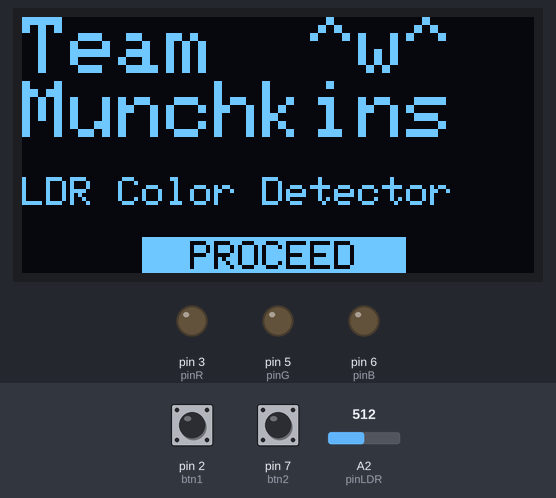
Bench run of a sketch on a simulated Arduino Uno, built with avr-gcc and run on an emulated ATmega328P. Shown: 128×64 one-colour display, output pins drawn as LEDs (lit = HIGH). The test bench sets the inputs (shaded band); at power-on: pin 2 (btn1) HIGH, pin 7 (btn2) HIGH, A2 (pinLDR) = 512.

Above: at 1.2 s.
1.3 s: pin 2 (btn1) pulled LOW for 1 s
At 2.7 s:
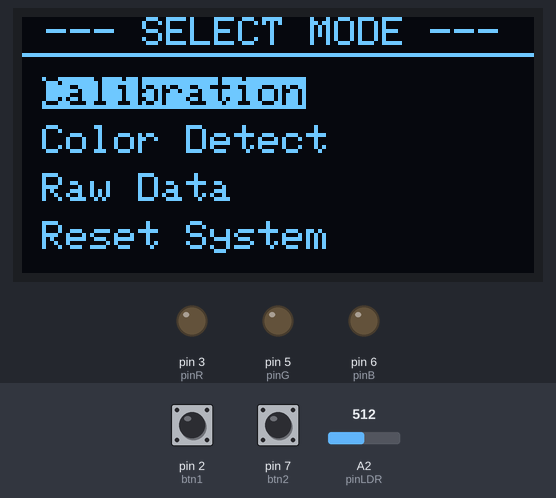
3.8 s: pin 7 (btn2) pulled LOW for 0.15 s
At 5.1 s:
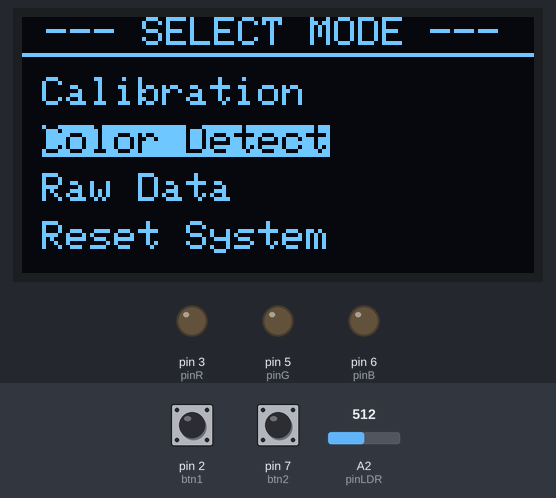
5.5 s: pin 2 (btn1) pulled LOW for 3.2 s
At 9.25 s:
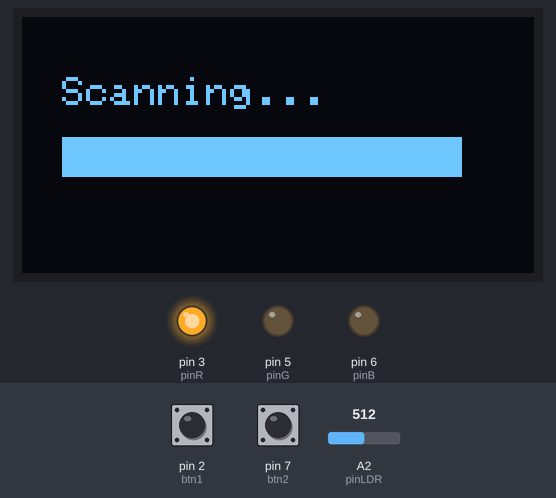
9.3 s: pin 7 (btn2) pulled LOW for 3.2 s
At 13.4 s:
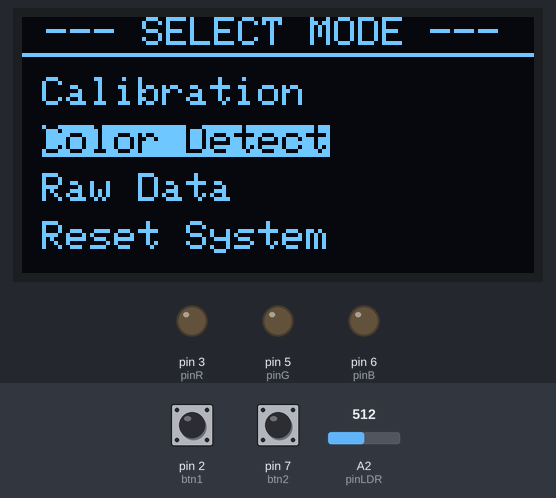
14.0 s: pin 7 (btn2) pulled LOW for 0.15 s
At 15.3 s:
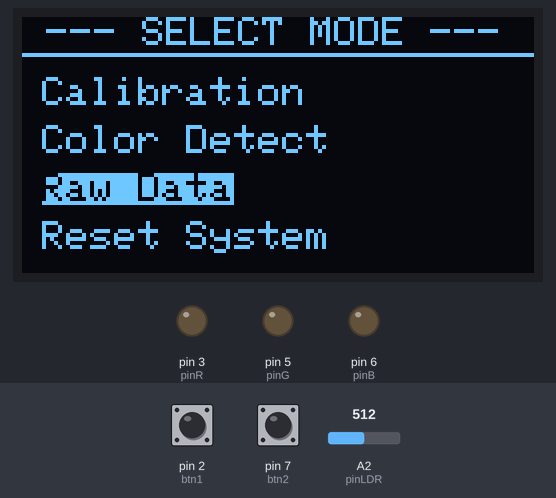
15.6 s: pin 2 (btn1) pulled LOW for 1 s
At 17.1 s:
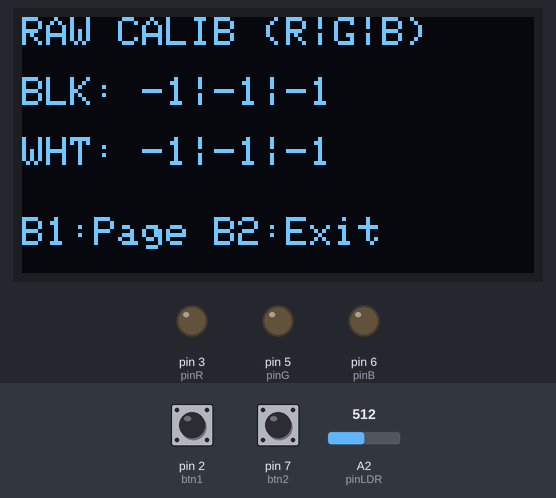
Timing chart, 0 to 18.6 s (numbered marks = the images above; inputs shaded):
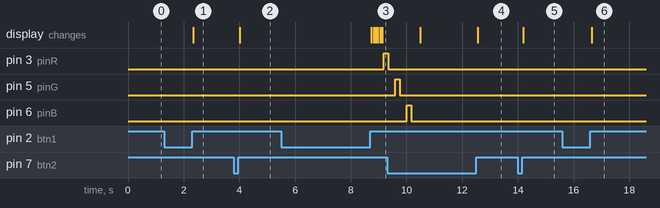

Measured:
- after the input at 1.3 s, the display: changes after 1.1 s (image 1)
- after the input at 3.8 s, the display: changes after 0.22 s (image 2)
- after the input at 5.5 s, pin 3 (pinR): LOW → HIGH after 3.7 s; the display: first changes after 3.2 s (image 3 shows a later state)
- after the input at 9.3 s, the display: first differs from a run without the input after 3.3 s (image 4)
- after the input at 14.0 s, the display: changes after 0.19 s (image 5)
- after the input at 15.6 s, the display: changes after 1.0 s (image 6)

The sketch:

color_detector_2.ino
```cpp
#include <Wire.h>
#include <Adafruit_GFX.h>
#include <Adafruit_SSD1306.h>
#include <EEPROM.h>

#define SCREEN_WIDTH 128
#define SCREEN_HEIGHT 64
Adafruit_SSD1306 display(SCREEN_WIDTH, SCREEN_HEIGHT, &Wire, -1);

// --- Pins ---
const int btn1 = 2;
const int btn2 = 7;
const int pinR = 3;
const int pinG = 5;
const int pinB = 6;
const int pinLDR = A2;

// --- State Machine ---
enum AppState { WELCOME, MAIN_MENU, CALIB_SUB, CALIB_RUNNING, DETECTING, RAW_DATA, RESET_CONFIRM };
AppState currentState = WELCOME;

// --- Variables ---
int menuIdx = 0;
int calibIdx = 0;   // 0: Black, 1: White
int rawPageIdx = 0;
unsigned long stateTimer = 0;
char detectedColorName[12];

// --- Screensaver ---
unsigned long lastActivity = 0;
const unsigned long SLEEP_TIME = 20000; // 20 seconds
bool isSleeping = false;

// Button Timing
unsigned long btnTimer[2] = {0, 0};
bool btnActive[2] = {false, false};
const int LONG_PRESS_MS = 500; // 500 ms long press duration

// Data Structures
struct CalibData { int r, g, b; };
CalibData blackRef, whiteRef;
struct SensorValues { int r, g, b; int rawR, rawG, rawB; };
SensorValues currentScan;

// KNN Database (PROGMEM)
struct ColorEntry { char name[12]; byte r, g, b; };
const ColorEntry colorDB[] PROGMEM = {
  {"Red",     255, 0,   0},
  {"Green",   0,   255, 0},
  {"Blue",    0,   0,   255},
  {"Yellow",  255, 255, 0},
  {"Cyan",    0,   255, 255},
  {"Magenta", 255, 0,   255},
  {"Orange",  255, 165, 0},
  {"Purple",  128, 0,   128},
  {"Pink",    255, 192, 203},
  {"Lime",    50,  205, 50},
  {"White",   255, 255, 255},
  {"Black",   1,   1,   1}
};

const int DB_SIZE = 12;

void setup() {
  pinMode(btn1, INPUT_PULLUP);
  pinMode(btn2, INPUT_PULLUP);
  pinMode(pinR, OUTPUT);
  pinMode(pinG, OUTPUT);
  pinMode(pinB, OUTPUT);

  display.begin(SSD1306_SWITCHCAPVCC, 0x3C);
  display.clearDisplay();

  // EEPROM Load: Black at 0, White at sizeof(CalibData)
  EEPROM.get(0, blackRef);
  EEPROM.get(sizeof(CalibData), whiteRef);
}

void loop() {
  handleButtons();
  // Screensaver Trigger
  if (!isSleeping && (millis() - lastActivity > SLEEP_TIME)) {
    display.ssd1306_command(SSD1306_DISPLAYOFF);
    isSleeping = true;
  }

  if (!isSleeping) drawUI();
}


// 1. INPUT HANDLING
void handleButtons() {
  checkButton(btn1, 0);
  checkButton(btn2, 1);
}

void checkButton(int pin, int idx) {
  bool reading = !digitalRead(pin);
  if (reading == HIGH && !btnActive[idx]) {
    btnActive[idx] = true;
    btnTimer[idx] = millis();
  } else if (reading == LOW && btnActive[idx]) {
    unsigned long duration = millis() - btnTimer[idx];
    if (duration > LONG_PRESS_MS) executeAction(idx + 1, true);
    else executeAction(idx + 1, false);
    btnActive[idx] = false;
  }
}

void executeAction(int btn, bool isLong) {
  lastActivity = millis(); // Reset timer on any button interaction

  if (isSleeping) {
    display.ssd1306_command(SSD1306_DISPLAYON);
    isSleeping = false;
    return; // Wake up only, don't trigger menu action yet
  }
  switch (currentState) {
    case WELCOME:
      if (btn == 1 && isLong) currentState = MAIN_MENU;
      break;

    case MAIN_MENU:
      if (!isLong) {
        if (btn == 1) menuIdx = (menuIdx <= 0) ? 3 : menuIdx - 1; // Toggle Up
        if (btn == 2) menuIdx = (menuIdx >= 3) ? 0 : menuIdx + 1; // Toggle Down
      }
      else {
        if (btn == 1) {
          if (menuIdx == 0) currentState = CALIB_SUB;
          if (menuIdx == 1) runDetection();
          if (menuIdx == 2) currentState = RAW_DATA;
          if (menuIdx == 3) currentState = RESET_CONFIRM;
        }
        if (btn == 2) currentState = WELCOME;
      }
      break;

    case CALIB_SUB:
      if (!isLong) calibIdx = !calibIdx;
      else if (btn == 1) startCalibration();
      else if (btn == 2) currentState = MAIN_MENU;
      break;

    case DETECTING:
      if (btn == 2 && isLong) currentState = MAIN_MENU;
      break;

    case RAW_DATA:
      if (btn == 1) rawPageIdx = !rawPageIdx;
      if (btn == 2 && isLong) currentState = MAIN_MENU;
      break;

    case RESET_CONFIRM:
      if (btn == 1 && isLong) performReset();
      if (btn == 2 && isLong) currentState = MAIN_MENU;
      break;
  }
}


// 2. CORE LOGIC (KNN & ACQUISITION)
void scanHardware() {
  int pins[] = {pinR, pinG, pinB};
  int results[3]; // To store averaged R, G, B

  for (int i = 0; i < 3; i++) {
    digitalWrite(pins[i], HIGH);

    // 1. Let the LDR fully stabilize to the new light bouncing off the surface
    delay(150);

    long sum = 0;
    // 2. Take rapid readings while the light is steady to filter electrical noise
    for (int j = 0; j < 5; j++) {
      sum += analogRead(pinLDR);
      delay(3); // Tiny 2ms delay between ADC reads
    }
    results[i] = sum / 5; // Clean, stable average for this color

    digitalWrite(pins[i], LOW);

    // Give the LDR time to forget this color before the next one turns on.
    delay(250);
  }

  currentScan.rawR = results[0];
  currentScan.rawG = results[1];
  currentScan.rawB = results[2];

  // Scaling: Black=1, White=255
  currentScan.r = constrain(map(results[0], blackRef.r, whiteRef.r, 1, 255), 1, 255);
  currentScan.g = constrain(map(results[1], blackRef.g, whiteRef.g, 1, 255), 1, 255);
  currentScan.b = constrain(map(results[2], blackRef.b, whiteRef.b, 1, 255), 1, 255);
}

void runDetection() {
  showLoading("Scanning...");
  scanHardware();

  // KNN Euclidean Distance
  long minDim = 2000000; // Increased to ensure it's higher than max possible distance

  for (int i = 0; i < DB_SIZE; i++) {
    ColorEntry entry;
    // Copy the entire struct from PROGMEM into our temporary 'entry' variable
    memcpy_P(&entry, &colorDB[i], sizeof(ColorEntry));

    long dR = (long)currentScan.r - entry.r;
    long dG = (long)currentScan.g - entry.g;
    long dB = (long)currentScan.b - entry.b;
    long dist = (dR * dR) + (dG * dG) + (dB * dB);

    if (dist < minDim) {
      minDim = dist;
      strcpy(detectedColorName, entry.name);
    }
  }
  currentState = DETECTING;
}

void startCalibration() {
  showLoading("Calibrating...");
  scanHardware();
  if (calibIdx == 0) { // Black
    blackRef = {currentScan.rawR, currentScan.rawG, currentScan.rawB};
    EEPROM.put(0, blackRef);
  } else { // White
    whiteRef = {currentScan.rawR, currentScan.rawG, currentScan.rawB};
    EEPROM.put(sizeof(CalibData), whiteRef);
  }
  display.clearDisplay();
  display.setCursor(0,20); display.print("Calibration Complete!");
  display.display();
  delay(2000);
  currentState = CALIB_SUB;
}

void performReset() {
  showLoading("Resetting...");
  blackRef = {0,0,0}; whiteRef = {1023,1023,1023};
  EEPROM.put(0, blackRef);
  EEPROM.put(sizeof(CalibData), whiteRef);
  display.clearDisplay();
  display.setCursor(0,20); display.print("Reset Complete!");
  display.display();
  delay(2000);
  currentState = MAIN_MENU;
}


// 3. UI RENDERING
void showLoading(const char* msg) {
  for (int i = 0; i <= 100; i += 20) {
    display.clearDisplay();

    display.setTextSize(1);
    display.setTextColor(WHITE);

    // Use the F() macro for the labels inside the function to save RAM
    display.setCursor(10, 15);
    display.print(msg);

    display.drawRect(10, 30, 100, 10, WHITE);
    display.fillRect(10, 30, i, 10, WHITE);

    display.display();
    delay(50);
  }
}


void drawUI() {
  display.clearDisplay();
  display.setTextSize(1);
  display.setTextColor(WHITE);

  if (currentState == WELCOME) {
    display.setTextSize(2); display.setCursor(0,0); display.print("Team  ^w^\nMunchkins");
    display.setTextSize(1); display.setCursor(0,40); display.print("LDR Color Detector");
    display.drawLine(30, 55, 95, 55, WHITE);
    display.setCursor(0, 56); display.print("     "); display.setTextColor(BLACK, WHITE); display.print("  PROCEED  ");

  }
  else if (currentState == MAIN_MENU) {
    display.setCursor(0, 0);
    display.setTextColor(WHITE);
    display.println(" --- SELECT MODE ---");
    display.drawLine(0, 9, 128, 9, WHITE);

    const char* menuLabels[] = {"Calibration", "Color Detect", "Raw Data", "Reset System"};

    for (int i = 0; i < 4; i++) {
      display.setCursor(5, 15 + (i * 12));
      if (i == menuIdx) {
        display.setTextColor(BLACK, WHITE);
      } else {
        display.setTextColor(WHITE, BLACK);
      }
      display.print(menuLabels[i]);
    }
  }
  else if (currentState == CALIB_SUB) {
    display.setCursor(0,0); display.print("Choose & Long Press:");
    display.setCursor(0,20);
    if (calibIdx == 0) display.setTextColor(BLACK, WHITE); else display.setTextColor(WHITE);
    display.print(" i. Black ");
    display.setCursor(0,35);
    display.setTextColor(WHITE);
    if (calibIdx == 1) display.setTextColor(BLACK, WHITE); else display.setTextColor(WHITE);
    display.print(" ii. White ");
    display.setCursor(0, 55); display.setTextColor(WHITE);
    display.print("B2 Long: Go Back");
  }
  else if (currentState == DETECTING) {
    display.setCursor(0,0); display.print("Detected Color:");
    display.setTextSize(2); display.setCursor(0,15); display.print(detectedColorName);
    display.setTextSize(1); display.setCursor(0,40);

    // Removed String concatenation
    display.print("R:"); display.print(currentScan.r);
    display.print(" G:"); display.print(currentScan.g);
    display.print(" B:"); display.print(currentScan.b);
    display.setCursor(0,55); display.print("B2 Long to Exit");
  }
  else if (currentState == RAW_DATA) {
    if (rawPageIdx == 0) { // Calibration Page
      display.setCursor(0,0); display.print("RAW CALIB (R|G|B)");
      display.setCursor(0,15);
      display.print("BLK: "); display.print(blackRef.r); display.print("|"); display.print(blackRef.g); display.print("|"); display.print(blackRef.b);
      display.setCursor(0,30);
      display.print("WHT: "); display.print(whiteRef.r); display.print("|"); display.print(whiteRef.g); display.print("|"); display.print(whiteRef.b);
    } else { // Detect Page
      display.setCursor(0,0); display.print("RAW DETECT (R|G|B)");
      display.setCursor(0,15);
      display.print("SCL: "); display.print(currentScan.r); display.print("|"); display.print(currentScan.g); display.print("|"); display.print(currentScan.b);
      display.setCursor(0,30);
      display.print("RAW: "); display.print(currentScan.rawR); display.print("|"); display.print(currentScan.rawG); display.print("|"); display.print(currentScan.rawB);
    }
    display.setCursor(0,50); display.print("B1:Page B2:Exit");
  }
  else if (currentState == RESET_CONFIRM) {
    display.setCursor(0,20); display.print("Are you sure?");
    display.setCursor(0,40); display.print("B1 Long: Confirm");
    display.setCursor(0,55); display.print("B2 Long: Go Back");
  }

  display.display();
}
```
